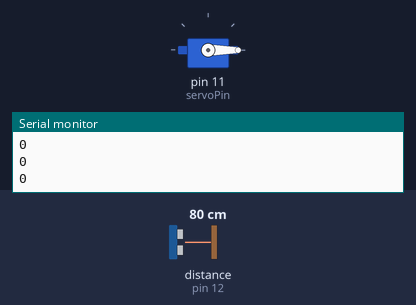
This sketch was run on a simulated Arduino Uno, built with avr-gcc and run on an emulated ATmega328P. Parts: servo, the last lines printed to the serial monitor. The test bench sets the inputs (shaded band); at power-on: distance to the obstacle (sensor on pin 12) 80 cm. The echo pulse lasts 58.3 µs per cm.

Above: at 1.2 s.
1.3 s: distance to the obstacle (sensor on pin 12) set to 15 cm
2.8 s: distance to the obstacle (sensor on pin 12) set to 13 cm
At 3.9 s:
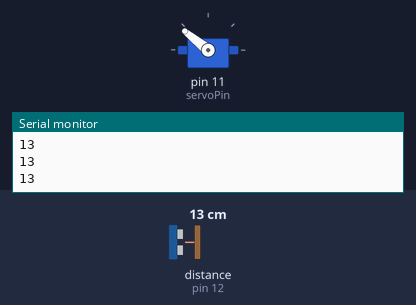
4.3 s: distance to the obstacle (sensor on pin 12) set to 4 cm
At 5.5 s:
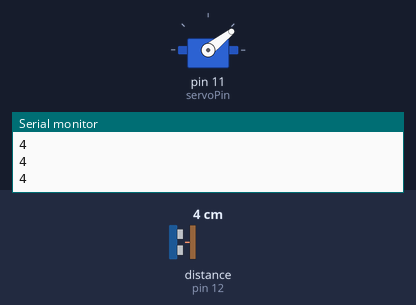
5.8 s: distance to the obstacle (sensor on pin 12) set to 9 cm
At 6.4 s:
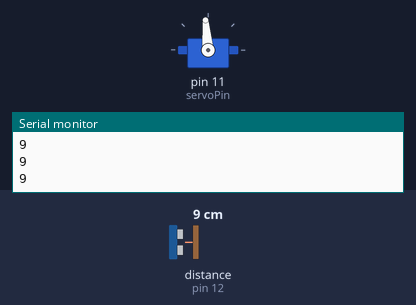
7.3 s: distance to the obstacle (sensor on pin 12) set to 11 cm
At 7.8 s:
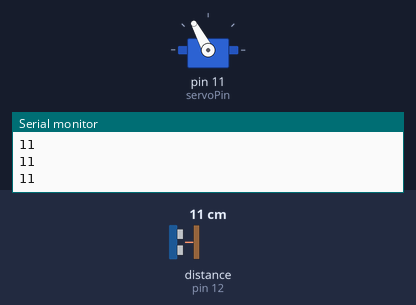
8.8 s: distance to the obstacle (sensor on pin 12) set to 12 cm
At 9.2 s:
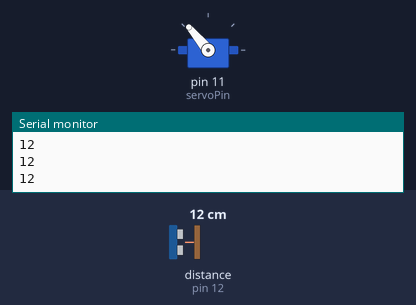
Timing chart, 0 to 11.3 s (numbered marks = the images above; inputs shaded):
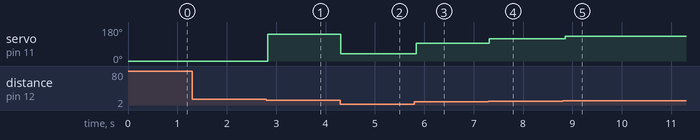

Measured:
- the behaviour switches between 14 and 13 cm on distance to the obstacle (sensor on pin 12) (found by bisection; images 0 and 1)
- the behaviour switches between 9 and 10 cm on distance to the obstacle (sensor on pin 12) (found by bisection; images 3 and 4)
- the behaviour switches between 11 and 12 cm on distance to the obstacle (sensor on pin 12) (found by bisection; images 4 and 5)
- after the input at 2.8 s, servo on pin 11 (servoPin): 0° → 141° at once
- after the input at 4.3 s, servo on pin 11 (servoPin): 141° → 38° at once
- after the input at 5.8 s, servo on pin 11 (servoPin): 38° → 95° at once
- after the input at 7.3 s, servo on pin 11 (servoPin): 95° → 118° at once
- after the input at 8.8 s, servo on pin 11 (servoPin): 118° → 130° after 0.05 s

The sketch:

my_try_for_motion_sensor_with_micro_servo.ino
```cpp
#include <Servo.h>
#include <NewPing.h>
const int servoPin = 11;
const int TRIGGER_PIN = 12;
const int ECHO_PIN = 13;
#define MAX_DISTANCE 200
Servo servo;
NewPing sonar(MAX_DISTANCE,TRIGGER_PIN,ECHO_PIN);

void setup(){
servo.attach(servoPin);
Serial.begin(9600);
}

void loop(){
int cm = sonar.ping_cm();
Serial.println(cm);
int angle = map(cm, 2, 15, 15, 165);
servo.write(angle);

 delay(60);
}
```
